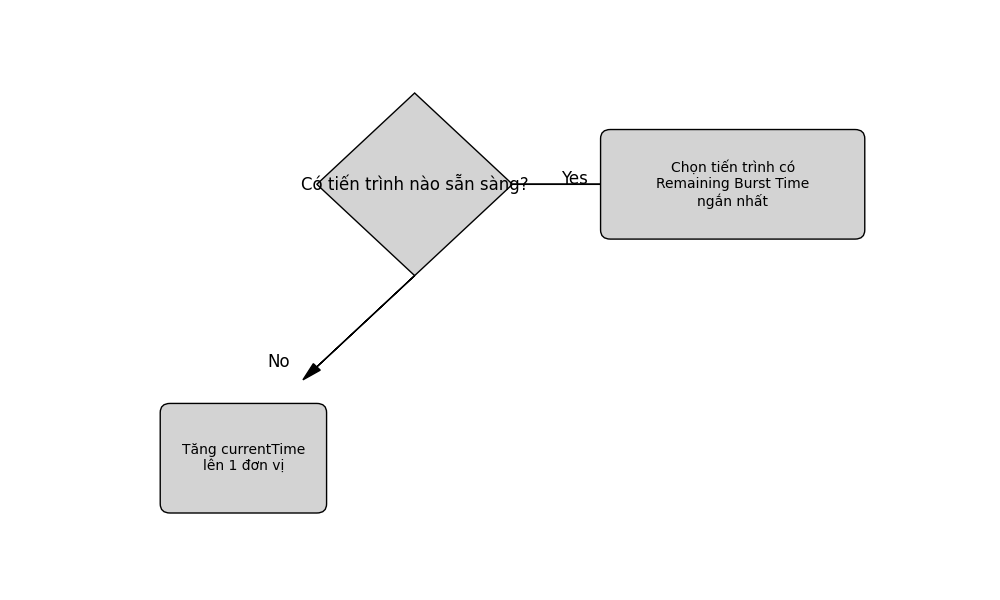

The script that saved this image:
import matplotlib.pyplot as plt
import matplotlib.patches as mpatches

# Create a new figure
fig, ax = plt.subplots(figsize=(10, 6))
ax.axis('off')  # Turn off the axis

# Draw the decision diamond for "Có tiến trình nào sẵn sàng?"
diamond = mpatches.Polygon(((2, 4), (3, 5), (4, 4), (3, 3)), closed=True, edgecolor="black", facecolor="lightgray")
ax.add_patch(diamond)
ax.text(3, 4, "Có tiến trình nào sẵn sàng?", ha='center', va='center', fontsize=12)

# Draw the decision paths for Yes and No
# "No" path
ax.text(1.5, 2, "No", fontsize=12)
ax.arrow(3, 3, -1, -1, head_width=0.1, head_length=0.2, fc="black", ec="black")

# "Yes" path
ax.text(4.5, 4, "Yes", fontsize=12)
ax.arrow(4, 4, 1, 0, head_width=0.1, head_length=0.2, fc="black", ec="black")

# Draw "Increase currentTime" box for No path
no_box = mpatches.FancyBboxPatch((0.5, 0.5), 1.5, 1, boxstyle="round,pad=0.1", edgecolor="black", facecolor="lightgray")
ax.add_patch(no_box)
ax.text(1.25, 1, "Tăng currentTime\nlên 1 đơn vị", ha='center', va='center', fontsize=10)

# Draw "Chọn tiến trình có thời gian còn lại ngắn nhất" box for Yes path
yes_box = mpatches.FancyBboxPatch((5, 3.5), 2.5, 1, boxstyle="round,pad=0.1", edgecolor="black", facecolor="lightgray")
ax.add_patch(yes_box)
ax.text(6.25, 4, "Chọn tiến trình có\nRemaining Burst Time\nngắn nhất", ha='center', va='center', fontsize=10)

plt.show()
plt.savefig("SRTF_flowchart.png")
